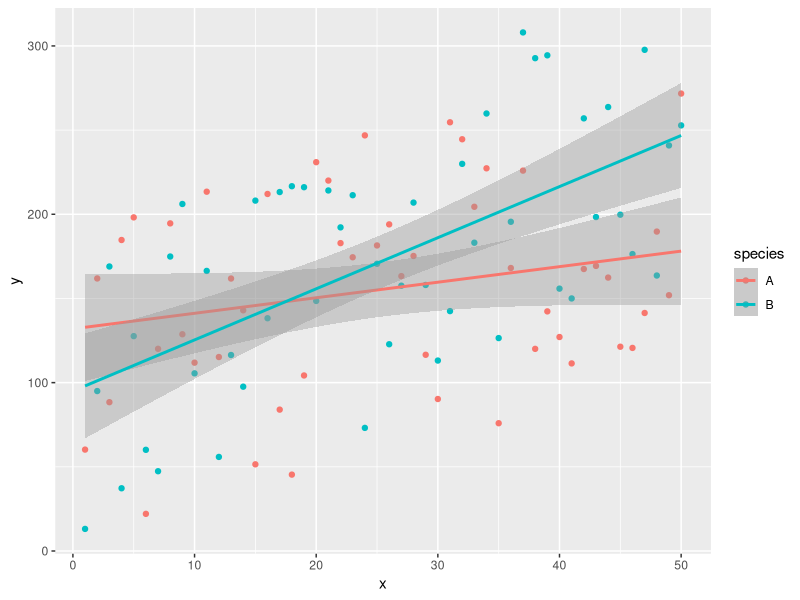

Recreate this plot in R.

# model = mathematical explanation of a process/system. shows relationship 
# between 2 things
# predictions in R: y~x (says that left side is predicted by right side)
  # model can be more complex ex. y~x+a, y~x+a+b+c - keep adding variables that
  # you think explains y
# linear model: lm(y~x) - to assess whether the slope is significant - is there
# a significant relationship between x/y, where x predicts y. closer to 0 = less
# of a significant relationship
# in a perfect world, would keep adding variables til you have a perfect model

# lm(y~x+a) --> says that slope are same but y int is diff - asking if the mean is diff betewen the 2 groups
# lm(y~x*a) --> says that slope is also different (use *) - asking if the response is diff between the 2 groups
  # * says that there's an interaction between x and a that affects the trend in the data

library(tidyverse)

set.seed(123) # allows you to create same random nums each time you generate a list of random nums in here
x.A=1:50
y.A=x.A*2+runif(50,1,200)
x.B=1:50
y.B=x.B*3+runif(50,1,200)
d <- tibble(x=c(x.A,x.B), y=c(y.A,y.B),species=c(rep("A",50),rep("B",50)))
d%>% ggplot(aes(x,y,col=species))+geom_point()+geom_smooth(method="lm")
  # x doesn't really predict y so make a new model based on what you see in the
  # visual representation

spec.lm1 <- lm(y~x+species,data=d)
anova(spec.lm1)
  # significant difference between means of species
summary(spec.lm1)
  # also tells you p values

spec.lm2 <- lm(y~x,d) # ,d because d is the dataset
AIC(spec.lm1,spec.lm2)
spec.lm2 <- lm(y~x*species,d)
AIC(spec.lm1,spec.lm2)
  # asks how likely it is that these data came from this model (how well do they fit the model)
  # likelihood that the model produced these data
  # but also penalize model based on how many variables it has - so looking at
  # simplest model that has a good fit to data. to minimze degrees of freedom
anova(spec.lm2)
  # x:species row says whether there's a significant interaction bw the variables
